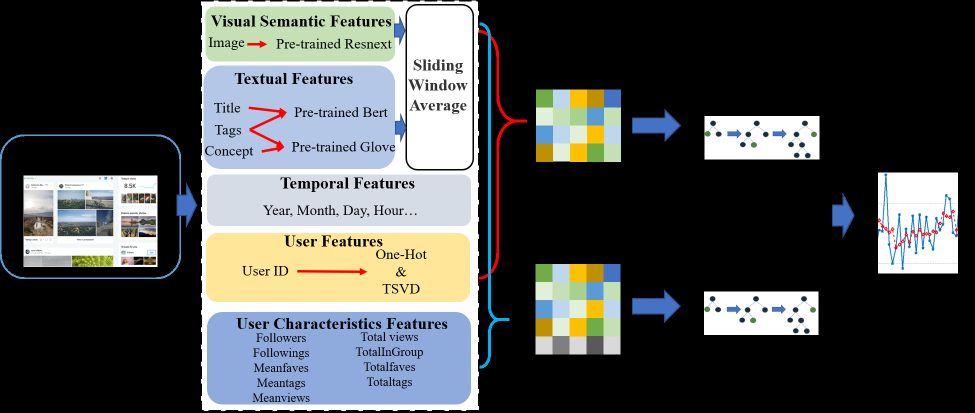
#> input picture Senior/framework.png, 1949 x 825 px (shown at 1/2 size)
$ python -i Hu.py   (imports and definitions only)
#> lines starting #> are read from the running program, lines starting #| are printed output that depends on the picture
# -*- coding: utf-8 -*-
# @Date    : 2020-04-16
# @Time    : 15:47
# @Author  : Zhang Jingjing
# @FileName: Hu.py
# @Software: PyCharm
import cv2
import os
import pandas as pd
import csv
import glob
from scipy import misc
import matplotlib.pyplot as plt
import argparse
import json
from tqdm import tqdm
save_feature_dir= '../../extracted_features'
img_path_json= '/home/zjj/smp/data/train_img_path.json'
def parse_args():
    parser = argparse.ArgumentParser(description='------Hu矩特征提取-------')
    parser.add_argument('--save_dir', default= save_feature_dir, dest='save_dir',
                        help='存放特征结果的文件夹,不是.csv的路径', type=str)
    parser.add_argument('--imgpth_dir',default= img_path_json, dest='imgpth_dir',
                        help='存放图片路径.json文件，与train_tags中uid/pid顺序是一致的', type=str)
    args = parser.parse_args()
    return args

# 对每张图片二值处理
def img_pre(img_path):
    imgs = {}
    print("image processing.......")
    for img_item in tqdm(img_path):
        uid = img_item.split("/")[-2]
        pid = img_item.split("/")[-1].split('.')[-2]
        # 读取灰度图像
        gray = cv2.imread(img_item, cv2.IMREAD_GRAYSCALE)
        # 二值化处理
        thresh = 128
        _, binary = cv2.threshold(gray, thresh, 255, cv2.THRESH_BINARY)
        imgs[str(uid + '_' + pid)] = binary
    nums = len(imgs)
    return imgs, nums


# 计算Hu矩并存入.csv文件
def cal_hu(imgs):
    print("calculate Hu Moments.......")
    for key, value in tqdm(imgs.items()):
        moment = cv2.moments(value)
        huMonents = cv2.HuMoments(moment)
        huMonents = huMonents.reshape(-1).tolist()
        uid = key.split('_')[0]
        pid = key.split('_')[1]
        imgs_Hu = [uid, pid]
        for index in range(len(huMonents)):
            imgs_Hu.append(huMonents[index])
        writer.writerow(imgs_Hu)


# [19 lines not run here, left out]

>>> import cv2
>>> picture = cv2.imread('../../../../Senior/framework.png', cv2.IMREAD_GRAYSCALE)
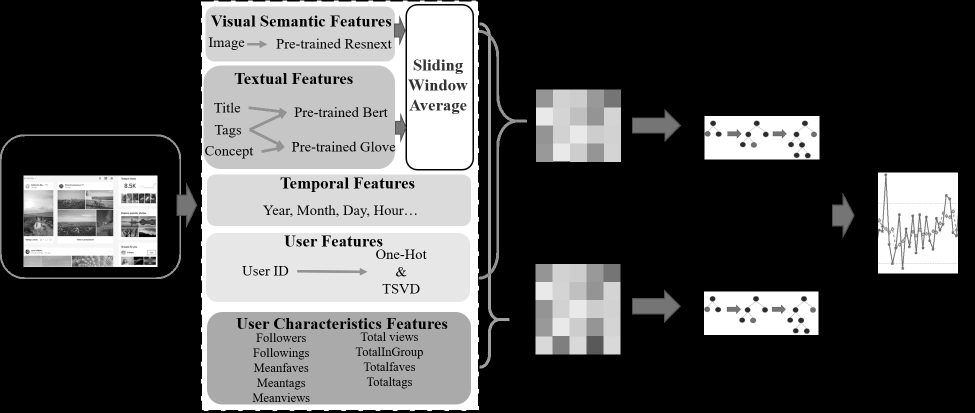
#> picture: shape (825, 1949) (shown at 1/2 size); min 0, max 255, mean 81.4
#> (the run stopped early here; a loop or call above may not have finished)
